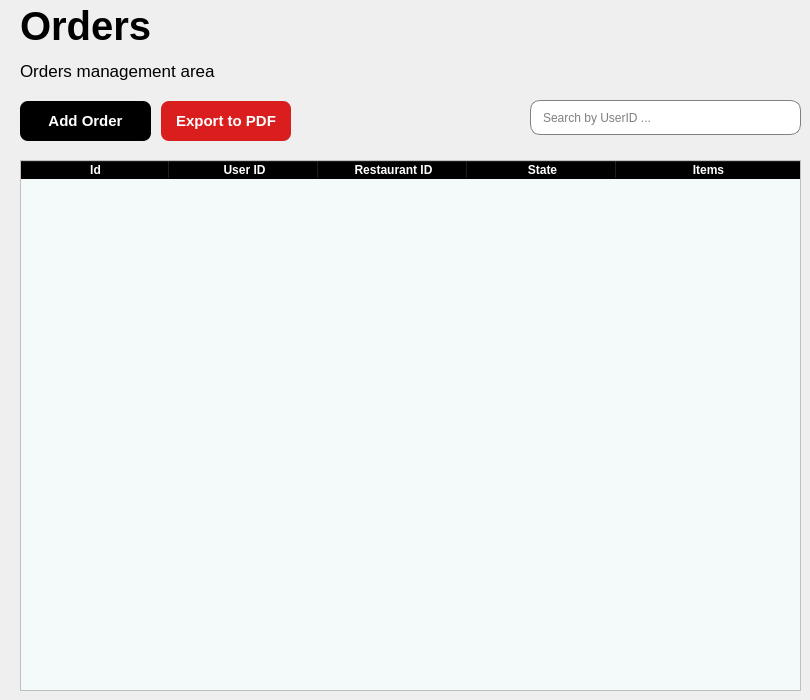
     <widget class="QWidget" name="page_pedidos">
      <widget class="QTableWidget" name="tabla_orders">
       <property name="geometry">
        <rect>
         <x>20</x>
         <y>160</y>
         <width>781</width>
         <height>531</height>
        </rect>
       </property>
       <property name="styleSheet">
        <string notr="true">QHeaderView::section{
	font-weight: bold;
	background-color: black;
	color: white;
}

QTableWidget{
	alternate-background-color: #B0EDFB;
	background-color: #F4F9FA;
}</string>
       </property>
       <property name="alternatingRowColors">
        <bool>true</bool>
       </property>
       <property name="textElideMode">
        <enum>Qt::TextElideMode::ElideMiddle</enum>
       </property>
       <property name="columnCount">
        <number>5</number>
       </property>
       <attribute name="horizontalHeaderVisible">
        <bool>true</bool>
       </attribute>
       <attribute name="horizontalHeaderCascadingSectionResizes">
        <bool>false</bool>
       </attribute>
       <attribute name="horizontalHeaderDefaultSectionSize">
        <number>149</number>
       </attribute>
       <attribute name="horizontalHeaderShowSortIndicator" stdset="0">
        <bool>false</bool>
       </attribute>
       <attribute name="horizontalHeaderStretchLastSection">
        <bool>true</bool>
       </attribute>
       <attribute name="verticalHeaderVisible">
        <bool>false</bool>
       </attribute>
       <attribute name="verticalHeaderCascadingSectionResizes">
        <bool>false</bool>
       </attribute>
       <attribute name="verticalHeaderStretchLastSection">
        <bool>false</bool>
       </attribute>
       <column>
        <property name="text">
         <string>Id</string>
        </property>
       </column>
       <column>
        <property name="text">
         <string>User ID</string>
        </property>
       </column>
       <column>
        <property name="text">
         <string>Restaurant ID</string>
        </property>
       </column>
       <column>
        <property name="text">
         <string>State</string>
        </property>
       </column>
       <column>
        <property name="text">
         <string>Items</string>
        </property>
       </column>
      </widget>
      <widget class="QLineEdit" name="lineEdit_searchByUserID">
       <property name="geometry">
        <rect>
         <x>530</x>
         <y>100</y>
         <width>271</width>
         <height>35</height>
        </rect>
       </property>
       <property name="minimumSize">
        <size>
         <width>0</width>
         <height>35</height>
        </size>
       </property>
       <property name="maximumSize">
        <size>
         <width>16777215</width>
         <height>35</height>
        </size>
       </property>
       <property name="styleSheet">
        <string notr="true">QLineEdit{
	padding-left: 10px;
	border: 1px solid gray;
	border-radius: 10px;
}
</string>
       </property>
       <property name="text">
        <string/>
       </property>
       <property name="placeholderText">
        <string>Search by UserID ...</string>
       </property>
      </widget>
      <widget class="QLabel" name="plates_management_2">
       <property name="geometry">
        <rect>
         <x>20</x>
         <y>50</y>
         <width>261</width>
         <height>41</height>
        </rect>
       </property>
       <property name="font">
        <font>
         <pointsize>13</pointsize>
        </font>
       </property>
       <property name="text">
        <string>Orders management area</string>
       </property>
      </widget>
      <widget class="QLabel" name="plates_tittle_2">
       <property name="geometry">
        <rect>
         <x>20</x>
         <y>0</y>
         <width>241</width>
         <height>51</height>
        </rect>
       </property>
       <property name="font">
        <font>
         <pointsize>30</pointsize>
         <bold>true</bold>
        </font>
       </property>
       <property name="text">
        <string>Orders</string>
       </property>
      </widget>
      <widget class="QWidget" name="layoutWidget_4">
       <property name="geometry">
        <rect>
         <x>20</x>
         <y>100</y>
         <width>271</width>
         <height>42</height>
        </rect>
       </property>
       <layout class="QHBoxLayout" name="horizontalLayout_8">
        <property name="spacing">
         <number>10</number>
        </property>
        <item>
         <widget class="QPushButton" name="btn_addOrder">
          <property name="minimumSize">
           <size>
            <width>0</width>
            <height>40</height>
           </size>
          </property>
          <property name="styleSheet">
           <string notr="true">QPushButton{
	
	background-color: rgb(0, 0, 0);
	color: white;
	border: none;
	border-radius: 8px;
	font-weight: bold;
	font-size: 15px
}

QPushButton:hover {
    background-color: rgb(50, 50, 50);
    cursor: pointer; 
}</string>
          </property>
          <property name="text">
           <string>Add Order</string>
          </property>
         </widget>
        </item>
        <item>
         <widget class="QPushButton" name="btn_exportToPDF_3">
          <property name="minimumSize">
           <size>
            <width>0</width>
            <height>40</height>
           </size>
          </property>
          <property name="styleSheet">
           <string notr="true">QPushButton{
	
	background-color: rgb(218, 29, 29);
	color: white;
	border: none;
	border-radius: 8px;
	font-weight: bold;
	font-size: 15px;
}

QPushButton:hover {
    background-color: rgb(255, 56, 56); 
    cursor: pointer; 
}</string>
          </property>
          <property name="text">
           <string>Export to PDF</string>
          </property>
         </widget>
        </item>
       </layout>
      </widget>
     </widget>
